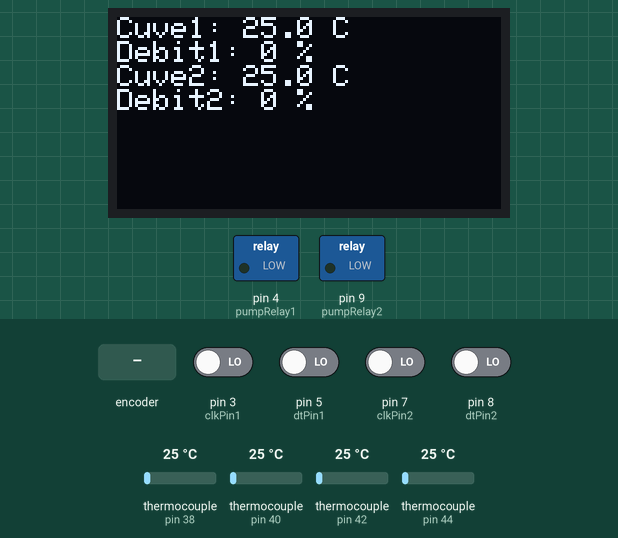
Recording of a sketch running on a simulated Arduino Uno, built with avr-gcc and run on an emulated ATmega328P. Parts: 128×64 one-colour display, switched loads named in the sketch (green lamp = pin HIGH). Inputs (shaded band) come from the test bench; at power-on: pin 3 (clkPin1), pin 5 (dtPin1), pin 7 (clkPin2), pin 8 (dtPin2) LOW, thermocouple (sensors on pin 40, pin 44, pin 38, pin 42) 25 °C. What the sketch prints to the serial monitor is not drawn.

Above: at 1.2 s.
1.3 s: pin 7 (clkPin2) driven HIGH
At 2.0 s:
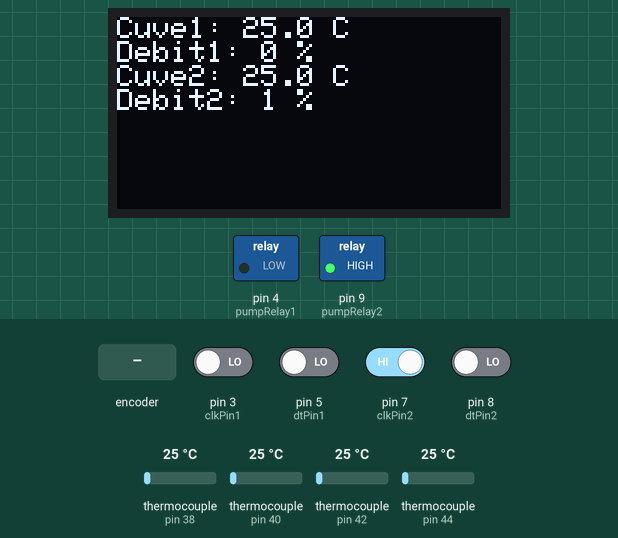
2.9 s: rotary encoder on pin 3 (clkPin1) / pin 5 (dtPin1) turned 2 steps (second pin leading)
At 4.1 s:
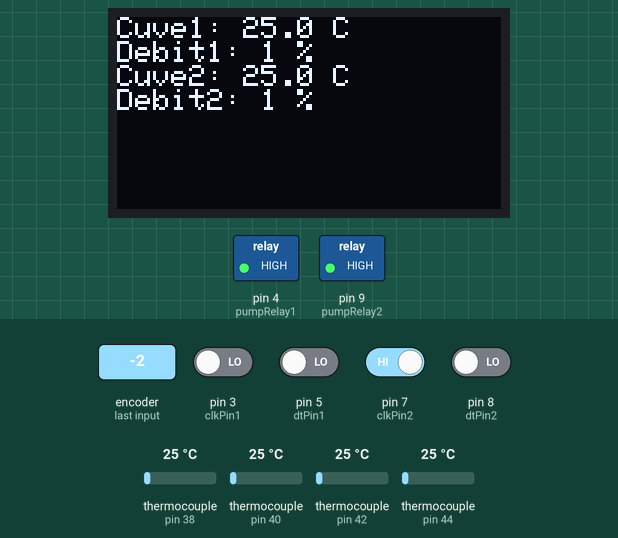
4.8 s: thermocouple (sensor on pin 40) set to 150 °C
At 6.2 s:
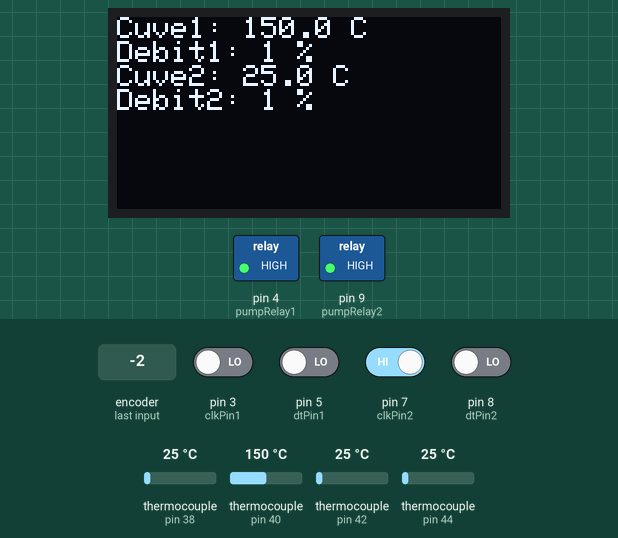
6.5 s: thermocouple (sensor on pin 44) set to 6 °C
At 7.3 s:
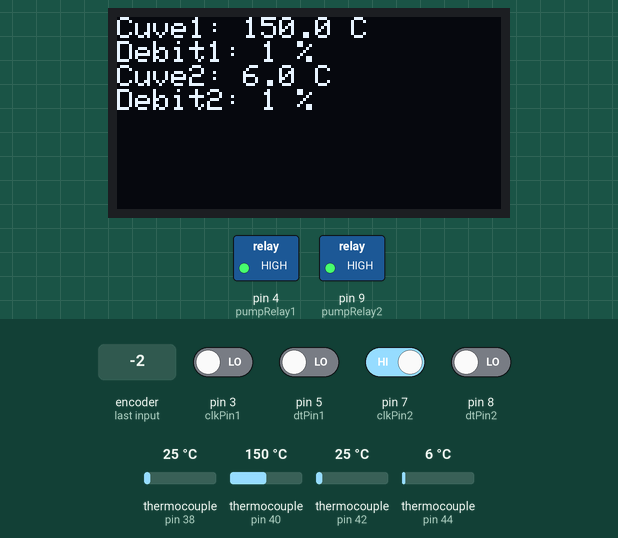
8.1 s: thermocouple (sensor on pin 40) set to 6 °C
At 9.4 s:
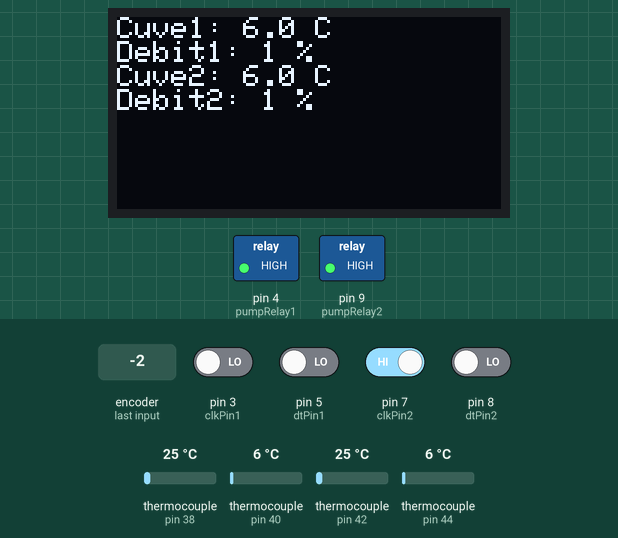
9.8 s: thermocouple (sensor on pin 44) set to 75 °C
At 11.4 s:
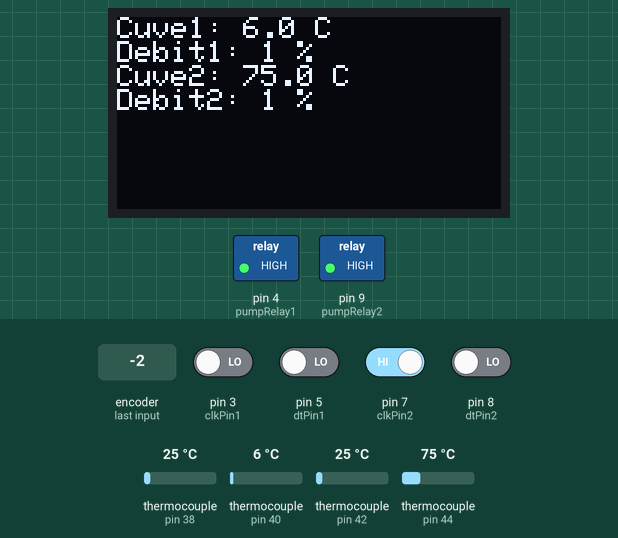
Timing chart, 0 to 12.5 s (numbered marks = the images above; inputs shaded):
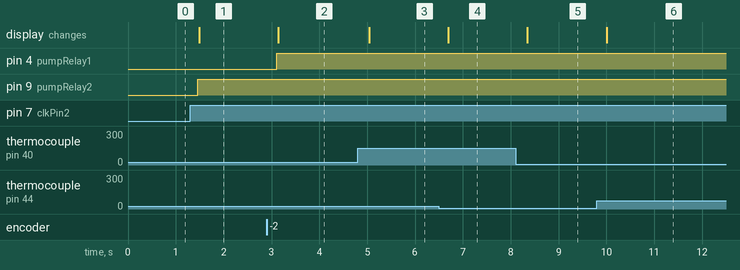

Measured:
- after the input at 1.3 s, pin 9 (pumpRelay2): LOW → HIGH after 0.16 s; the display: changes after 0.19 s (image 1)
- after the input at 2.9 s, pin 4 (pumpRelay1): LOW → HIGH after 0.21 s; the display: changes after 0.25 s (image 2)
- after the input at 4.8 s, the display: changes after 0.24 s (image 3)
- after the input at 6.5 s, the display: changes after 0.19 s (image 4)
- after the input at 8.1 s, the display: changes after 0.25 s (image 5)
- after the input at 9.8 s, the display: changes after 0.20 s (image 6)

The sketch:

proto_test_V1.ino
```cpp
#include <max6675.h>
#include <Wire.h>
#include <Adafruit_GFX.h>
#include <Adafruit_SSD1306.h>

// === OLED ===
#define SCREEN_WIDTH 128
#define SCREEN_HEIGHT 64
Adafruit_SSD1306 display(SCREEN_WIDTH, SCREEN_HEIGHT, &Wire, -1);

// === MAX6675 (Thermocouples) ===
#define thermoSO   35
#define thermoSCK  37

MAX6675 thermo1(thermoSCK, 38, thermoSO); // Panneau 1
MAX6675 thermo2(thermoSCK, 40, thermoSO); // Cuve 1
MAX6675 thermo3(thermoSCK, 42, thermoSO); // Panneau 2
MAX6675 thermo4(thermoSCK, 44, thermoSO); // Cuve 2

// === Encodeurs rotatifs ===
// Encodeur 1 : Pompe 1
#define clkPin1 3
#define dtPin1  5

// Encodeur 2 : Pompe 2
#define clkPin2 7
#define dtPin2  8

int lastClk1 = LOW, lastClk2 = LOW;
int encoderValue1 = 0;
int encoderValue2 = 0;

// === Relais ===
#define pumpRelay1 4
#define pumpRelay2 9

void setup() {
  Serial.begin(9600);

  // OLED
  display.begin(SSD1306_SWITCHCAPVCC, 0x3C);
  display.clearDisplay();
  display.setTextSize(1);
  display.setTextColor(SSD1306_WHITE);

  // Encodeurs
  pinMode(clkPin1, INPUT);
  pinMode(dtPin1, INPUT);
  pinMode(clkPin2, INPUT);
  pinMode(dtPin2, INPUT);
  lastClk1 = digitalRead(clkPin1);
  lastClk2 = digitalRead(clkPin2);

  // Pompes
  pinMode(pumpRelay1, OUTPUT);
  pinMode(pumpRelay2, OUTPUT);
  digitalWrite(pumpRelay1, LOW);
  digitalWrite(pumpRelay2, LOW);

  Serial.println("Systeme de controle solaire thermique OK");
}

void loop() {
  // === Lecture encodeur 1 ===
  int currentClk1 = digitalRead(clkPin1);
  if (currentClk1 != lastClk1 && currentClk1 == HIGH) {
    if (digitalRead(dtPin1) != currentClk1) encoderValue1++;
    else encoderValue1--;
    encoderValue1 = constrain(encoderValue1, 0, 100);
  }
  lastClk1 = currentClk1;

  // === Lecture encodeur 2 ===
  int currentClk2 = digitalRead(clkPin2);
  if (currentClk2 != lastClk2 && currentClk2 == HIGH) {
    if (digitalRead(dtPin2) != currentClk2) encoderValue2++;
    else encoderValue2--;
    encoderValue2 = constrain(encoderValue2, 0, 100);
  }
  lastClk2 = currentClk2;

  // === Lecture température ===
  float tempP1 = thermo1.readCelsius();
  float tempC1 = thermo2.readCelsius();
  float tempP2 = thermo3.readCelsius();
  float tempC2 = thermo4.readCelsius();

  // === Commande relais ===
  digitalWrite(pumpRelay1, encoderValue1 > 0 ? HIGH : LOW);
  digitalWrite(pumpRelay2, encoderValue2 > 0 ? HIGH : LOW);

  // === Affichage OLED ===
  display.clearDisplay();
  display.setCursor(0, 0);
  display.print("Cuve1: "); display.print(tempC1, 1); display.println(" C");
  display.print("Debit1: "); display.print(encoderValue1); display.println(" %");
  display.print("Cuve2: "); display.print(tempC2, 1); display.println(" C");
  display.print("Debit2: "); display.print(encoderValue2); display.println(" %");
  display.display();

  // === Serial Debug ===
  Serial.print("P1: "); Serial.print(tempP1);
  Serial.print(" | C1: "); Serial.print(tempC1);
  Serial.print(" | D1: "); Serial.print(encoderValue1);
  Serial.print(" | P2: "); Serial.print(tempP2);
  Serial.print(" | C2: "); Serial.print(tempC2);
  Serial.print(" | D2: "); Serial.println(encoderValue2);

  delay(200);
}
```
